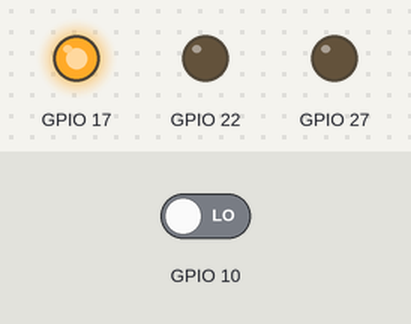
This program was run on a simulated Raspberry Pi (BCM pin numbers). Parts: output pins drawn as LEDs (lit = HIGH). The test bench sets the inputs (shaded band); at power-on: GPIO 10 LOW.

Above: at 1.2 s.
1.3 s: GPIO 10 driven HIGH
At 1.8 s:
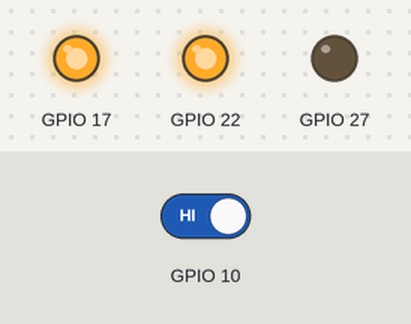
2.8 s: GPIO 10 driven LOW
At 4.2 s:
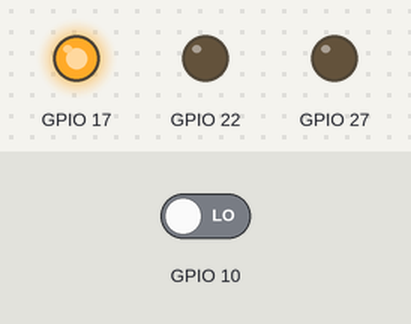
Timing chart, 0 to 5.8 s (numbered marks = the images above; inputs shaded):
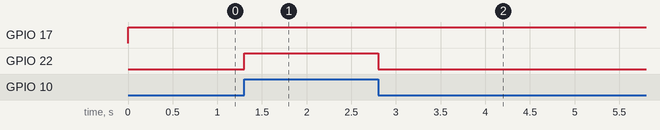

Measured:
- after the input at 1.3 s, GPIO 22: LOW → HIGH at once
- after the input at 2.8 s, GPIO 22: HIGH → LOW at once

The program:

led_pilot.py
```python
import gpiod

RED_LED_PIN = 17
BLUE_LED_PIN = 27
GREEN_LED_PIN = 22
BUTTON_PIN = 10

chip = gpiod.Chip('gpiochip4')

red_led_line = chip.get_line(RED_LED_PIN)
blue_led_line = chip.get_line(BLUE_LED_PIN)
green_led_line = chip.get_line(GREEN_LED_PIN)
button_line = chip.get_line(BUTTON_PIN)

red_led_line.request(consumer="LED", type=gpiod.LINE_REQ_DIR_OUT)
blue_led_line.request(consumer="LED", type=gpiod.LINE_REQ_DIR_OUT)
green_led_line.request(consumer="LED", type=gpiod.LINE_REQ_DIR_OUT)
button_line.request(consumer="Button", type=gpiod.LINE_REQ_DIR_IN)

try:
	while True:
		button_state = button_line.get_value()
		red_led_line.set_value(1)
		if button_state == 1:
			green_led_line.set_value(1)
		else:
			green_led_line.set_value(0)
finally:
	green_led_line.set_value(0)
	red_led_line.set_value(0)
	blue_led_line.set_value(0)
	red_led_line.release()
	green_led_line.release()
	blue_led_line.release()
	button_line.release()
```
